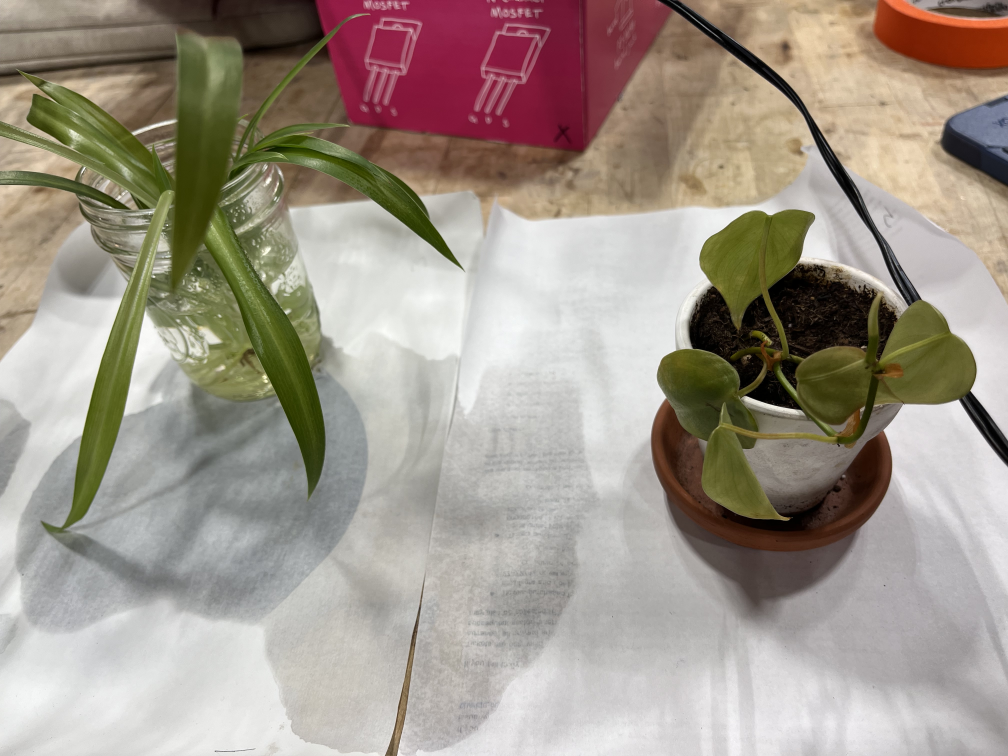
#> input picture mapping/photos/2bray.jpeg, 4032 x 3024 px (shown at 1/4 size)
$ python pick_corners.py photos/2bray.jpeg
#> lines starting #> are read from the running program, lines starting #| are printed output that depends on the picture
"""
Click the four corners of your plot.

    python pick_corners.py photos_bed/bed.webp 244 122

A window opens. Click the four corners of the measured plot IN THIS ORDER:

    1. near-left    2. near-right    3. far-right    4. far-left

"Near" means nearest the camera - toward the bottom of the picture. Go round
the edge in order; jumping about gives a folded or mirrored map.

Click the corners of the SOIL, not the outer edge of the timber. The soil is
the surface the plants stand on, and that is the plane the maths solves for.

When four points are down it prints the finished scan.py command, ready to
paste. Press r to start over, q to quit.

Long term you would not do this by hand - you would put an ArUco marker at
each corner and let OpenCV find them in every frame. This is the manual
version of the same four points.
"""
import json
import pathlib
import sys

import cv2
import numpy as np

LABELS = ["1 near-left", "2 near-right", "3 far-right", "4 far-left"]
COLOURS = [(214, 120, 42), (52, 104, 235), (122, 175, 27), (72, 73, 227)]
WIN = "Click the four corners of the plot"


def _screen_size():
    """Usable screen in pixels. Falls back to a safe small desktop."""
    try:                                    # Windows
        import ctypes
        u = ctypes.windll.user32
        u.SetProcessDPIAware()
        w, h = u.GetSystemMetrics(0), u.GetSystemMetrics(1)
        if w > 200 and h > 200:
            return w, h
    except Exception:
        pass
    try:                                    # macOS / Linux with tkinter
        import tkinter
        r = tkinter.Tk(); r.withdraw()
        w, h = r.winfo_screenwidth(), r.winfo_screenheight()
        r.destroy()
        if w > 200 and h > 200:
            return w, h
    except Exception:
        pass
    return 1280, 720


def _fit_to_screen(img_w, img_h):
    """
    Scale factor that makes the whole photo fit on screen.

    The window is sized to the image, so an image taller than the monitor
    puts its lower half off the bottom of the screen - and you cannot click
    a corner you cannot see. Phone photos are the usual victim: 4032 px tall
    against a 1080 px screen.

    Leaves room for the title bar and taskbar.
    """
    sw, sh = _screen_size()
    return min(1.0, (sw * 0.90) / img_w, (sh * 0.82) / img_h)


# [112 lines left out: functions draw_quad, save_corners, report, not called in this run]


def main():
    if len(sys.argv) < 2:
        sys.exit("python pick_corners.py <image> [width_cm] [depth_cm] "
                 "[--out corners.json]")

    args = [a for a in sys.argv[1:] if not a.startswith("--")]
    out_path = None
    if "--out" in sys.argv:
        out_path = sys.argv[sys.argv.index("--out") + 1]

    path = args[0]
    width = float(args[1]) if len(args) > 1 else 400.0
    depth = float(args[2]) if len(args) > 2 else 300.0

    img = cv2.imread(path)
#> img is the input picture: shape (3024, 4032, 3); mean B, G, R 140, 151.1, 160.9
    if img is None:
        sys.exit(f"Cannot read {path}")

    h, w = img.shape[:2]
#> h = 3024; w = 4032
    shrink = _fit_to_screen(w, h)
#> shrink = 0.293
#| photos/2bray.jpeg  (4032 x 3024 px)
#| screen 1920 x 1080 - showing the photo at 1180 x 885 so all of it fits
    picked = []

    def redraw():
        view = cv2.resize(img, None, fx=shrink, fy=shrink) if shrink < 1 else img.copy()

        for i, (u, v) in enumerate(picked):
            p = (int(u * shrink), int(v * shrink))
            cv2.circle(view, p, 7, COLOURS[i], -1)
            cv2.circle(view, p, 7, (255, 255, 255), 2)
            for colour, thick in (((255, 255, 255), 3), (COLOURS[i], 2)):
                cv2.putText(view, LABELS[i][0], (p[0] + 11, p[1] - 8),
                            cv2.FONT_HERSHEY_SIMPLEX, 0.7, colour, thick)
            if i:
                q = (int(picked[i - 1][0] * shrink), int(picked[i - 1][1] * shrink))
                cv2.line(view, q, p, (255, 255, 255), 2)

        if len(picked) == 4:
            a = (int(picked[0][0] * shrink), int(picked[0][1] * shrink))
            d = (int(picked[3][0] * shrink), int(picked[3][1] * shrink))
            cv2.line(view, d, a, (255, 255, 255), 2)

        nxt = LABELS[len(picked)] if len(picked) < 4 else "done - press q"
        cv2.rectangle(view, (0, 0), (view.shape[1], 34), (30, 30, 30), -1)
        cv2.putText(view, f"Click: {nxt}        r = restart    q = quit",
                    (12, 23), cv2.FONT_HERSHEY_SIMPLEX, 0.6,
                    (255, 255, 255), 1, cv2.LINE_AA)
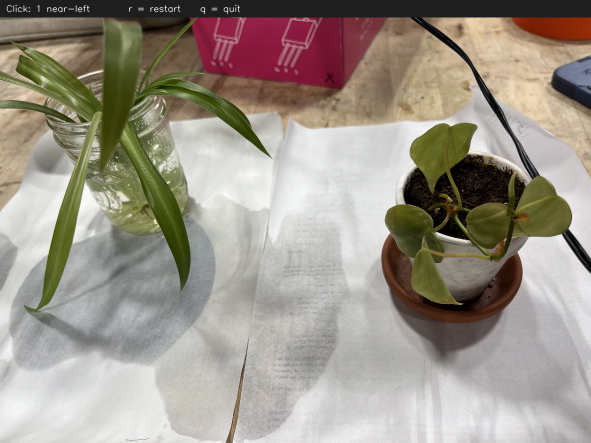
#> view: shape (886, 1181, 3) (shown at 1/2 size); mean B, G, R 138, 149.1, 156.9
        cv2.imshow(WIN, view)

    # [8 lines left out: function on_click, not called in this run]

    sw, sh = _screen_size()
    print(f"{path}  ({w} x {h} px)")
    print(f"screen {sw} x {sh} - showing the photo at "
          f"{int(w * shrink)} x {int(h * shrink)} so all of it fits")
    print()
    print("Click, in order: near-left, near-right, far-right, far-left")
    print("If a corner is off the edge of the photo, you cannot use it -")
    print("reshoot with the whole plot in frame.")
    print()

    cv2.namedWindow(WIN, cv2.WINDOW_AUTOSIZE)
    redraw()
    cv2.setMouseCallback(WIN, on_click)

    while True:
        k = cv2.waitKey(50) & 0xFF
#> (key q is pressed here)
        if k in (ord("q"), 27):
            break
        if k == ord("r"):
            picked.clear()
            print()
            print("-- restarted --")
            redraw()
        if cv2.getWindowProperty(WIN, cv2.WND_PROP_VISIBLE) < 1:
            break

    cv2.destroyAllWindows()


if __name__ == "__main__":
    main()

$ run again, on mapping/photos/bed_0.png
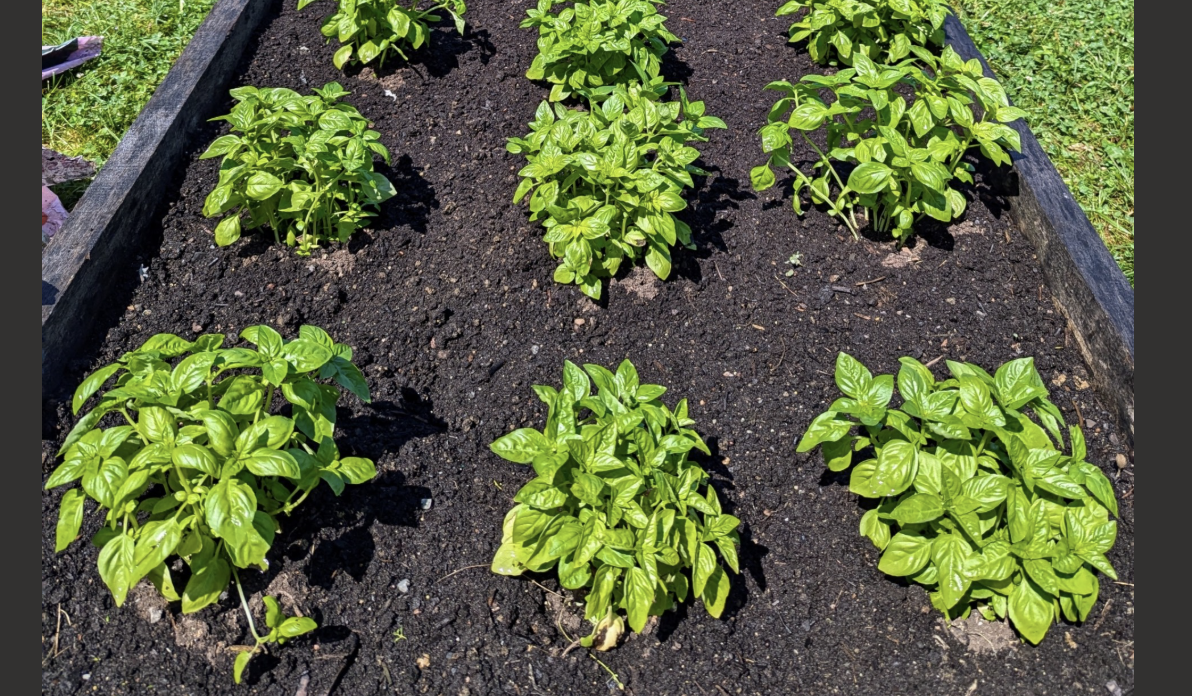
#> input picture mapping/photos/bed_0.png, 1192 x 696 px
#> in main, img is the input picture: shape (696, 1192, 3); mean B, G, R 65.1, 97, 89.3
#| photos/bed_0.png  (1192 x 696 px)
#| screen 1920 x 1080 - showing the photo at 1192 x 696 so all of it fits
#> in redraw, `cv2.putText(view, f"Click: {nxt}        r = restart    q = quit", (12,..`:
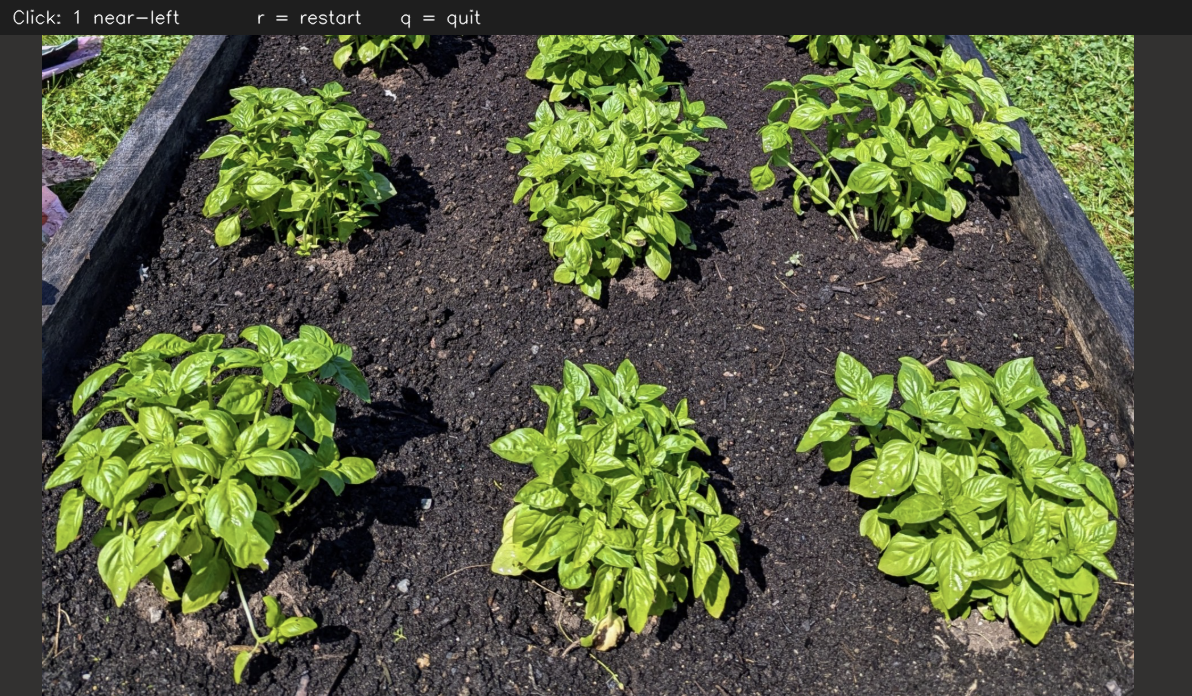
#> view: shape (696, 1192, 3); mean B, G, R 63.3, 92.8, 85.9

$ run again, on mapping/photos/field_1.webp
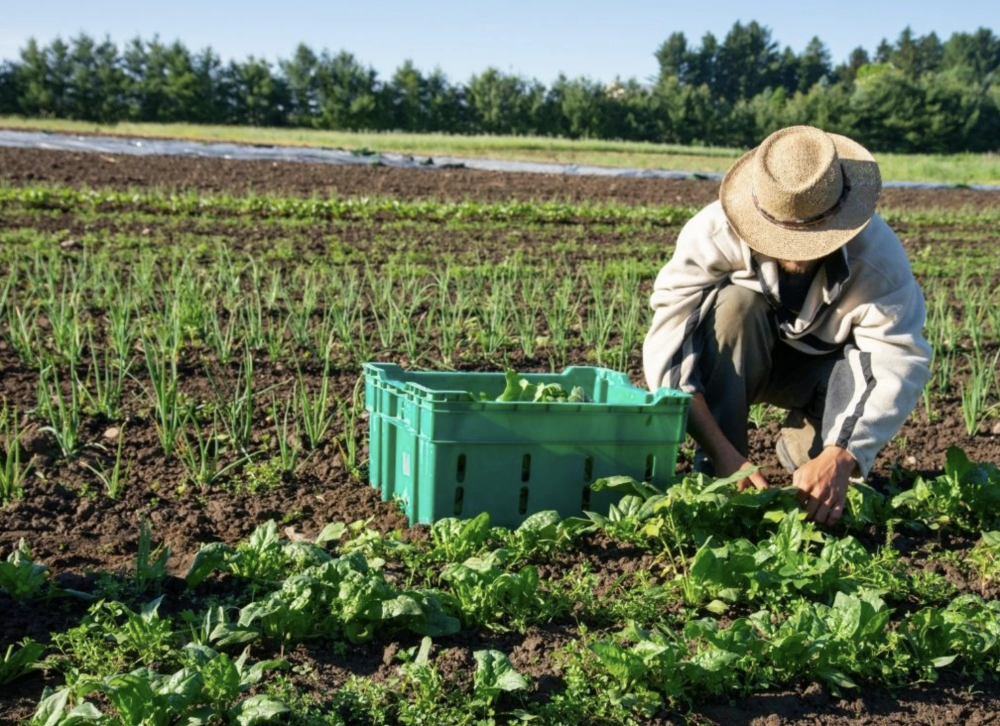
#> input picture mapping/photos/field_1.webp, 2000 x 1452 px (shown at 1/2 size)
#> in main, img is the input picture: shape (1452, 2000, 3); mean B, G, R 82.8, 110.5, 98.4
#| photos/field_1.webp  (2000 x 1452 px)
#| screen 1920 x 1080 - showing the photo at 1219 x 885 so all of it fits
#> in redraw, `cv2.putText(view, f"Click: {nxt}        r = restart    q = quit", (12,..`:
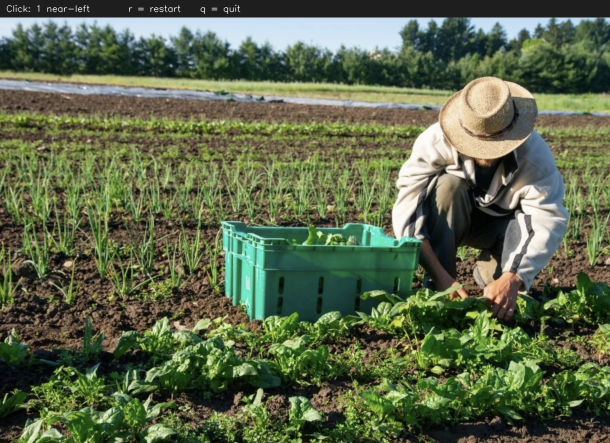
#> view: shape (886, 1220, 3) (shown at 1/2 size); mean B, G, R 74.5, 103.2, 92.1
